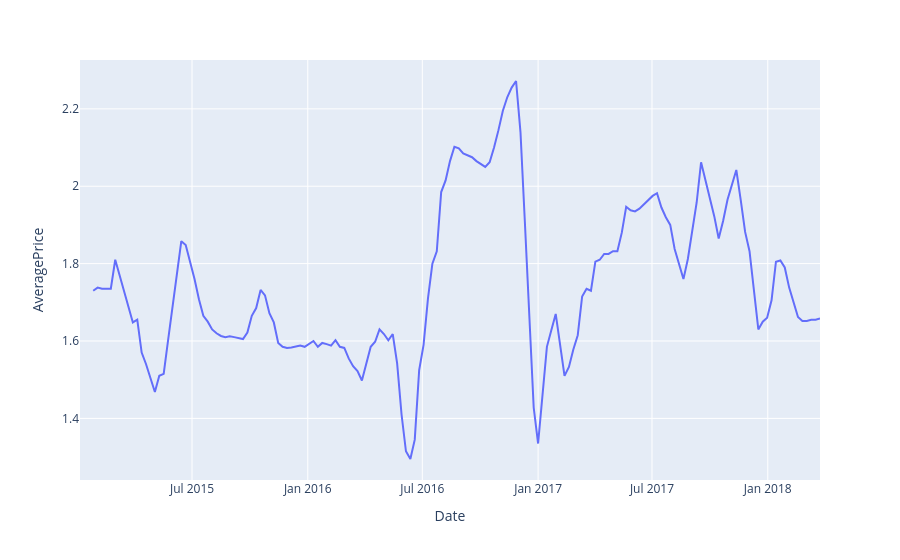

Notebook source saved alongside this figure:
### Markdown cell above
<details>
<summary>&#9658; Нажмите сюда, чтобы увидеть подсказку</summary>
  <p>
      
Передайте в функцию `px.line()` округленные данные, получившиеся на 4 шаге выполнения.
Пример синтаксиса:      

```python
px.line(some_data)
```      
</p>
</details>

### Code cell
# Ваш код здесь
fig = px.line(organic_ch_ma,x = 'Date', y = 'AveragePrice' )
fig.show()

### Figure 1 — Plotly figure (JSON) as saved in the notebook; plotly's stock layout.template omitted (floating-point values rounded to 4 significant figures; data arrays with more than 128 entries replaced by an {"elided": "..."} marker saying what was removed)
{"data": [{"hovertemplate": "Date=%{x}<br>AveragePrice=%{y}<extra></extra>", "legendgroup": "", "line": {"color": "#636efa", "dash": "solid"}, "marker": {"symbol": "circle"}, "mode": "lines", "name": "", "orientation": "v", "showlegend": false, "type": "scatter", "x": {"elided": "169 str values"}, "xaxis": "x", "y": {"elided": "169 float values"}, "yaxis": "y"}], "layout": {"legend": {"tracegroupgap": 0}, "margin": {"t": 60}, "xaxis": {"anchor": "y", "domain": [0, 1], "title": {"text": "Date"}}, "yaxis": {"anchor": "x", "domain": [0, 1], "title": {"text": "AveragePrice"}}}}
